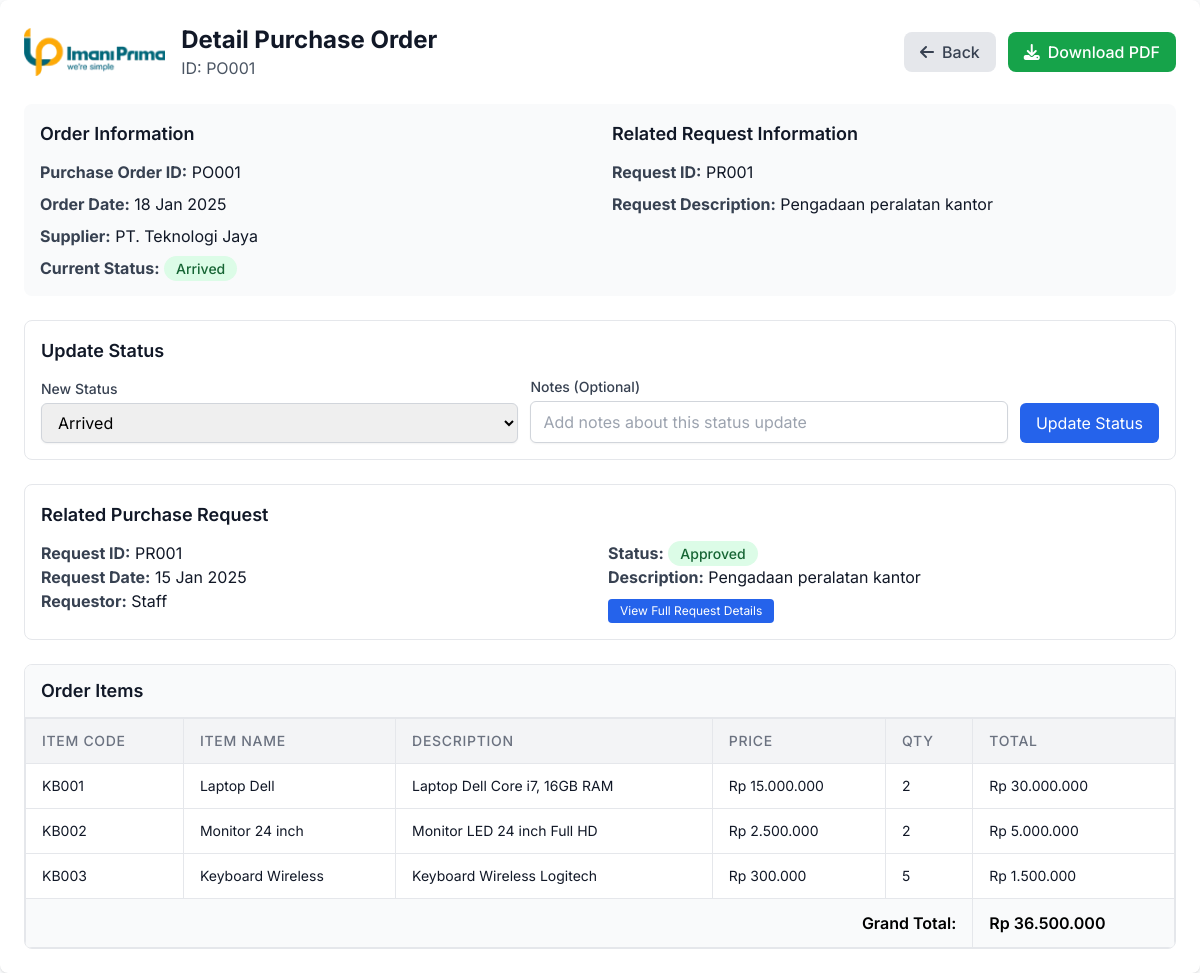
Page /pages/detail-order.php?id=PO001 (signed in) on the committed database.
### tables this page shows
CREATE TABLE `purchaseorder` (
  `idpurchaseorder` varchar(30) NOT NULL,
  `idrequest` varchar(30) DEFAULT NULL,
  `supplier` varchar(200) DEFAULT NULL,
  `tgl_po` date DEFAULT NULL,
  `created_at` timestamp NULL DEFAULT CURRENT_TIMESTAMP
);

CREATE TABLE `logstatusorder` (
  `idlogstatusorder` int NOT NULL,
  `status` varchar(50) NOT NULL,
  `date` datetime NOT NULL,
  `keterangan` text,
  `idpurchaseorder` varchar(30) DEFAULT NULL
);

CREATE TABLE `purchaserequest` (
  `idrequest` varchar(30) NOT NULL,
  `iduserrequest` varchar(50) DEFAULT NULL,
  `namarequestor` varchar(200) DEFAULT NULL,
  `keterangan` varchar(255) DEFAULT NULL,
  `tgl_req` datetime DEFAULT NULL,
  `tgl_butuh` date DEFAULT NULL,
  `idsupervisor` varchar(50) DEFAULT NULL,
  `status` varchar(50) DEFAULT NULL,
  `created_at` timestamp NULL DEFAULT CURRENT_TIMESTAMP
);

CREATE TABLE `detailorder` (
  `iddetailorder` int NOT NULL,
  `idpurchaseorder` varchar(30) DEFAULT NULL,
  `idbarang` varchar(30) DEFAULT NULL,
  `qty` int DEFAULT '0',
  `harga` decimal(15,2) DEFAULT '0.00',
  `total` decimal(20,2) DEFAULT '0.00'
);

CREATE TABLE `m_barang` (
  `idbarang` varchar(30) NOT NULL,
  `kodebarang` varchar(50) NOT NULL,
  `nama_barang` varchar(255) NOT NULL,
  `deskripsi` text,
  `harga` decimal(15,2) DEFAULT '0.00',
  `satuan` varchar(50) DEFAULT NULL,
  `kodeproject` varchar(50) DEFAULT NULL,
  `idkategori` int DEFAULT NULL,
  `created_at` timestamp NULL DEFAULT CURRENT_TIMESTAMP
);

### pages/detail-order.php (the view, shortened to what this page needs)
<?php
require_once __DIR__ . '/../includes/auth.php';
$orderId = $_GET['id'] ?? '';
$queryOrder = "
    SELECT
        po.idpurchaseorder,
        po.tgl_po,
        po.supplier,
        pr.idrequest,
        pr.keterangan as request_keterangan
    FROM purchaseorder po
    LEFT JOIN purchaserequest pr ON po.idrequest = pr.idrequest
    WHERE po.idpurchaseorder = :idpurchaseorder
";
$stmtOrder = $pdo->prepare($queryOrder);
$stmtOrder->execute([':idpurchaseorder' => $orderId]);
$order = $stmtOrder->fetch(PDO::FETCH_ASSOC);
$queryDetails = "
    SELECT
        dor.iddetailorder,
        dor.qty,
        dor.harga,
        dor.total,
        mb.kodebarang,
        mb.nama_barang,
        mb.deskripsi as detail_keterangan
    FROM detailorder dor
    LEFT JOIN m_barang mb ON dor.idbarang = mb.idbarang
    WHERE dor.idpurchaseorder = :idpurchaseorder
    ORDER BY dor.iddetailorder
";
$stmtDetails = $pdo->prepare($queryDetails);
$stmtDetails->execute([':idpurchaseorder' => $orderId]);
$details = $stmtDetails->fetchAll(PDO::FETCH_ASSOC);
$request = null;
if (!empty($order['idrequest'])) {
    $queryRequest = "
        SELECT
            pr.idrequest,
            pr.tgl_req,
            pr.namarequestor,
            pr.keterangan,
            pr.status,
            COALESCE(ls.status, 0) as status_code,
            CASE COALESCE(ls.status, 0)
                WHEN 1 THEN 'Process Approval Leader'
                WHEN 2 THEN 'Process Approval Manager'
                WHEN 3 THEN 'Approved'
                WHEN 4 THEN 'Hold'
                WHEN 5 THEN 'Reject'
                WHEN 6 THEN 'Done'
                ELSE 'Pending'
            END as status_name
        FROM purchaserequest pr
        LEFT JOIN (
            SELECT idrequest, status
            FROM (
                SELECT idrequest, status,
                       ROW_NUMBER() OVER (PARTITION BY idrequest ORDER BY date DESC) as rn
                FROM logstatusreq
            ) ranked
            WHERE rn = 1
        ) ls ON pr.idrequest = ls.idrequest
        WHERE pr.idrequest = :idrequest
    ";
    $stmtRequest = $pdo->prepare($queryRequest);
    $stmtRequest->execute([':idrequest' => $order['idrequest']]);
    $request = $stmtRequest->fetch(PDO::FETCH_ASSOC);
}
$currentStatus = 'Pending';
$queryStatus = "
    SELECT status
    FROM logstatusorder
    WHERE idpurchaseorder = :idpurchaseorder
    ORDER BY date DESC
    LIMIT 1
";
$stmtStatus = $pdo->prepare($queryStatus);
$stmtStatus->execute([':idpurchaseorder' => $orderId]);
$statusResult = $stmtStatus->fetch(PDO::FETCH_ASSOC);
if ($statusResult) {
    $currentStatus = $statusResult['status'];
}
$statusOptions = [
    'Process Order',
    'Process Payment',
    'Process Delivery',
    'Arrived'
];
?>
<!DOCTYPE html>
<html lang="en">
<head>
    <script src="https://cdn.tailwindcss.com"></script>
    <link rel="stylesheet" href="https://cdnjs.cloudflare.com/ajax/libs/font-awesome/6.4.0/css/all.min.css">
</head>
<body class="bg-gray-50">
<div class="max-w-7xl mx-auto bg-white p-6 rounded-lg shadow">
    <div class="flex justify-between items-center mb-6">
        <div class="flex items-center gap-4">
            <img src="../images/logo_ipo.png" alt="Logo" class="h-12">
            <div>
                <h1 class="text-2xl font-bold text-gray-900">Detail Purchase Order</h1>
                <p class="text-gray-600">ID: <?= htmlspecialchars($order['idpurchaseorder']) ?></p>
            </div>
        </div>
        <div class="flex gap-3">
            <button onclick="window.location.href='procurement.php?tab=purchase-order'" class="px-4 py-2 bg-gray-200 text-gray-700 rounded-lg hover:bg-gray-300 font-medium flex items-center gap-2">
                <i class="fas fa-arrow-left"></i> Back
            </button>
            <button onclick="window.location.href='detail-order.php?id=<?= urlencode($orderId) ?>&download=pdf'" class="px-4 py-2 bg-green-600 text-white rounded-lg hover:bg-green-700 font-medium flex items-center gap-2">
                <i class="fas fa-download"></i> Download PDF
            </button>
        </div>
    </div>
    <div class="grid grid-cols-1 md:grid-cols-2 gap-6 mb-6 p-4 bg-gray-50 rounded-lg">
        <div>
            <h3 class="text-lg font-semibold text-gray-900 mb-3">Order Information</h3>
            <div class="space-y-2">
                <p><b class="text-gray-700">Purchase Order ID:</b> <span class="text-gray-900"><?= htmlspecialchars($order['idpurchaseorder']) ?></span></p>
                <p><b class="text-gray-700">Order Date:</b> <span class="text-gray-900"><?= !empty($order['tgl_po']) ? date('d M Y', strtotime($order['tgl_po'])) : '-' ?></span></p>
                <p><b class="text-gray-700">Supplier:</b> <span class="text-gray-900"><?= htmlspecialchars($order['supplier']) ?></span></p>
                <p><b class="text-gray-700">Current Status:</b>
                    <span class="px-3 py-1 rounded-full text-sm font-medium
                        <?php
                            switch($currentStatus) {
                                case 'Arrived': echo 'bg-green-100 text-green-800'; break;
                            }
                        ?>">
                        <?= htmlspecialchars($currentStatus) ?>
                    </span>
                </p>
            </div>
        </div>
        <?php if (!empty($order['idrequest'])): ?>
        <div>
            <h3 class="text-lg font-semibold text-gray-900 mb-3">Related Request Information</h3>
            <div class="space-y-2">
                <p><b class="text-gray-700">Request ID:</b> <span class="text-gray-900"><?= htmlspecialchars($order['idrequest']) ?></span></p>
                <p><b class="text-gray-700">Request Description:</b> <span class="text-gray-900"><?= htmlspecialchars($order['request_keterangan']) ?></span></p>
            </div>
        </div>
        <?php endif; ?>
    </div>
    <div class="mb-6 p-4 bg-white border border-gray-200 rounded-lg">
        <h3 class="text-lg font-semibold text-gray-900 mb-3">Update Status</h3>
        <form method="POST" class="flex flex-wrap gap-3 items-end">
            <div class="flex-1 min-w-[200px]">
                <label class="block text-sm font-medium text-gray-700 mb-1">New Status</label>
                <select name="status" class="w-full px-3 py-2 border border-gray-300 rounded-md shadow-sm focus:outline-none focus:ring-blue-500 focus:border-blue-500">
                    <?php foreach ($statusOptions as $statusOption): ?>
                    <option value="<?= htmlspecialchars($statusOption) ?>" <?= $currentStatus === $statusOption ? 'selected' : '' ?>>
                        <?= htmlspecialchars($statusOption) ?>
                    </option>
                    <?php endforeach; ?>
                </select>
            </div>
            <div class="flex-1 min-w-[200px]">
                <label class="block text-sm font-medium text-gray-700 mb-1">Notes (Optional)</label>
                <input type="text" name="keterangan" class="w-full px-3 py-2 border border-gray-300 rounded-md shadow-sm focus:outline-none focus:ring-blue-500 focus:border-blue-500" placeholder="Add notes about this status update">
            </div>
            <div>
                <button type="submit" class="px-4 py-2 bg-blue-600 text-white rounded-md hover:bg-blue-700 focus:outline-none focus:ring-2 focus:ring-offset-2 focus:ring-blue-500">
                    Update Status
                </button>
            </div>
        </form>
    </div>
    <?php if (!empty($request)): ?>
    <div class="mb-6 p-4 bg-white border border-gray-200 rounded-lg">
        <h3 class="text-lg font-semibold text-gray-900 mb-3">Related Purchase Request</h3>
        <div class="grid grid-cols-1 md:grid-cols-2 gap-4">
            <div>
                <p><b class="text-gray-700">Request ID:</b> <span class="text-gray-900"><?= htmlspecialchars($request['idrequest']) ?></span></p>
                <p><b class="text-gray-700">Request Date:</b> <span class="text-gray-900"><?= !empty($request['tgl_req']) ? date('d M Y', strtotime($request['tgl_req'])) : '-' ?></span></p>
                <p><b class="text-gray-700">Requestor:</b> <span class="text-gray-900"><?= htmlspecialchars($request['namarequestor']) ?></span></p>
            </div>
            <div>
                <p><b class="text-gray-700">Status:</b>
                    <span class="px-3 py-1 rounded-full text-sm font-medium
                        <?php
                            switch($request['status_code']) {
                                case 3: echo 'bg-green-100 text-green-800'; break;
                            }
                        ?>">
                        <?= htmlspecialchars($request['status_name']) ?>
                    </span>
                </p>
                <p><b class="text-gray-700">Description:</b> <span class="text-gray-900"><?= htmlspecialchars($request['keterangan']) ?></span></p>
                <div class="mt-2">
                    <button onclick="window.location.href='detail-request.php?idrequest=<?= urlencode($request['idrequest']) ?>'" class="px-3 py-1 bg-blue-600 text-white rounded hover:bg-blue-700 text-xs">
                        View Full Request Details
                    </button>
                </div>
            </div>
        </div>
    </div>
    <?php endif; ?>
    <div class="bg-white border border-gray-200 rounded-lg overflow-hidden">
        <div class="px-4 py-3 border-b border-gray-200 bg-gray-50">
            <h3 class="text-lg font-semibold text-gray-900">Order Items</h3>
        </div>
        <div class="overflow-x-auto">
            <table class="w-full">
                <thead class="bg-gray-100">
                    <tr>
                        <th class="border px-4 py-3 text-left text-sm font-medium text-gray-500 uppercase tracking-wider">Item Code</th>
                        <th class="border px-4 py-3 text-left text-sm font-medium text-gray-500 uppercase tracking-wider">Item Name</th>
                        <th class="border px-4 py-3 text-left text-sm font-medium text-gray-500 uppercase tracking-wider">Description</th>
                        <th class="border px-4 py-3 text-left text-sm font-medium text-gray-500 uppercase tracking-wider">Price</th>
                        <th class="border px-4 py-3 text-left text-sm font-medium text-gray-500 uppercase tracking-wider">Qty</th>
                        <th class="border px-4 py-3 text-left text-sm font-medium text-gray-500 uppercase tracking-wider">Total</th>
                    </tr>
                </thead>
                <tbody class="divide-y divide-gray-200">
                    <?php if (!empty($details)): ?>
                        <?php
                        $grandTotal = 0;
                        foreach ($details as $detail):
                            $grandTotal += $detail['total'];
                        ?>
                        <tr class="hover:bg-gray-50">
                            <td class="border px-4 py-3 text-sm text-gray-900"><?= htmlspecialchars($detail['kodebarang'] ?? '-') ?></td>
                            <td class="border px-4 py-3 text-sm text-gray-900"><?= htmlspecialchars($detail['nama_barang'] ?? '-') ?></td>
                            <td class="border px-4 py-3 text-sm text-gray-900"><?= htmlspecialchars($detail['detail_keterangan'] ?? '-') ?></td>
                            <td class="border px-4 py-3 text-sm text-gray-900">Rp <?= number_format($detail['harga'] ?? 0, 0, ',', '.') ?></td>
                            <td class="border px-4 py-3 text-sm text-gray-900"><?= number_format($detail['qty'] ?? 0, 0, ',', '.') ?></td>
                            <td class="border px-4 py-3 text-sm text-gray-900">Rp <?= number_format($detail['total'] ?? 0, 0, ',', '.') ?></td>
                        </tr>
                        <?php endforeach; ?>
                        <tr class="bg-gray-50 font-semibold">
                            <td colspan="5" class="border px-4 py-3 text-right">Grand Total:</td>
                            <td class="border px-4 py-3">Rp <?= number_format($grandTotal, 0, ',', '.') ?></td>
                        </tr>
                    <?php else: ?>
                        <tr>
                            <td colspan="6" class="border px-4 py-3 text-center text-gray-500">No items found</td>
                        </tr>
                    <?php endif; ?>
                </tbody>
            </table>
        </div>
    </div>
</div>
</body>
</html>

### pages/detail-order.php (style rules this page uses)
body { font-family: 'Inter', sans-serif; }

### rows in the picture
purchaseorder: idpurchaseorder "PO001", tgl_po "18 Jan 2025", supplier "PT. Teknologi Jaya", idrequest.idrequest "PR001", idrequest.keterangan "Pengadaan peralatan kantor"
logstatusorder: status "Arrived"
purchaserequest: idrequest "PR001", tgl_req "15 Jan 2025", namarequestor "Staff", keterangan "Pengadaan peralatan kantor"
detailorder: idbarang.kodebarang "KB001", idbarang.nama_barang "Laptop Dell", idbarang.deskripsi "Laptop Dell Core i7, 16GB RAM", harga "15.000.000", qty "2", total "30.000.000"
detailorder: idbarang.kodebarang "KB002", idbarang.nama_barang "Monitor 24 inch", idbarang.deskripsi "Monitor LED 24 inch Full HD", harga "2.500.000", qty "2", total "5.000.000"
detailorder: idbarang.kodebarang "KB003", idbarang.nama_barang "Keyboard Wireless", idbarang.deskripsi "Keyboard Wireless Logitech", harga "300.000", qty "5", total "1.500.000"

### other values in the picture
$request['status_name'] "Approved"
$grandTotal "36.500.000"
